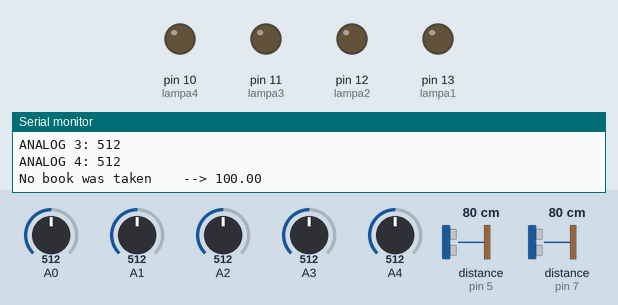
This sketch was run on a simulated Arduino Uno, built with avr-gcc and run on an emulated ATmega328P. Shown: output pins drawn as LEDs (lit = HIGH), the last lines printed to the serial monitor. Wiring (inferred from the names in the program): 2 × ultrasonic range finder: trigger pin 4, echo pin 5 / trigger pin 6, echo pin 7. Inputs (shaded band) come from the test bench; at power-on: A0 = 512, A1 = 512, A2 = 512, A3 = 512, A4 = 512, distance to the obstacle (sensors on pin 5, pin 7) 80 cm. The echo pulse lasts 58.3 µs per cm; pins used as bus, display or sensor lines are not drawn.

Above: at 2.8 s.
2.9 s: A0 set to 368
4.4 s: A0 set to 350
At 52.81 s:
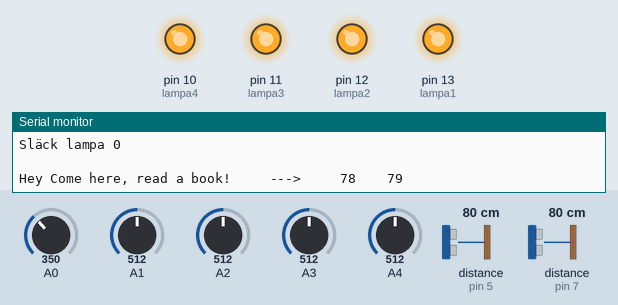
Timing chart, 0 to 54.2 s (numbered marks = the images above; inputs shaded):
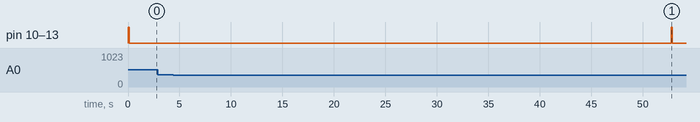

Measured:
- the behaviour switches between 351 and 350 on A0 (found by bisection; images 0 and 1)
- after the input at 2.9 s, every drawn part: stays the same

The sketch:

physProject.ino
```cpp
/*
* Ultrasonic Sensor HC-SR04 and Arduino Tutorial
*
* Crated by Dejan Nedelkovski,
* www.HowToMechatronics.com
*
*/
//DISTANCE
// defines pins numbers
const int trigPin = 6;
const int echoPin = 7;
const int trigPin2 = 4;
const int echoPin2 = 5;

const int lampa1 = 13;
const int lampa2 = 12;
const int lampa3 = 11;
const int lampa4 = 10;
int ledLight[5] = { 0,lampa1, lampa2, lampa3, lampa4};
// Save up starting values from diods
int spotValue[4];

// defines variables
long duration;
int distance;
long duration2;
int distance2;

int blinks = 0;
int i;
int blinkDelay = 1;

int callDist = 300;
int talkDist = 150;
int patience= 200;


//resistance
int sensorValue =0;
int analogPin0= 0;
void setup() {
pinMode(trigPin, OUTPUT); // Sets the trigPin as an Output
pinMode(echoPin, INPUT); // Sets the echoPin as an Input
pinMode(trigPin2, OUTPUT); // Sets the trigPin as an Output
pinMode(echoPin2, INPUT); // Sets the echoPin as an Input

pinMode(lampa1, OUTPUT);
pinMode(lampa2, OUTPUT);
pinMode(lampa3, OUTPUT);
pinMode(lampa4, OUTPUT);


for(int i = 1; i < 5 ; i++) {
  spotValue[i] = analogRead(i);
  digitalWrite(ledLight[i], HIGH);

}

Serial.begin(9600); // Starts the serial communication
}

void loop() {
// Clears the trigPin1   **********************************
digitalWrite(trigPin, LOW);
delayMicroseconds(2);

// Sets the trigPin on HIGH state for 10 micro seconds
digitalWrite(trigPin, HIGH);
//delayMicroseconds(10);
digitalWrite(trigPin, LOW);

// Reads the echoPin, returns the sound wave travel time in microseconds
duration = pulseIn(echoPin, HIGH);

// Calculating the distance
distance= duration*0.034/2;

// Clears the trigPin2    **********************************
digitalWrite(trigPin2, LOW);
delayMicroseconds(2);

// Sets the trigPin on HIGH state for 10 micro seconds
digitalWrite(trigPin2, HIGH);
delayMicroseconds(10);
digitalWrite(trigPin2, LOW);

// Reads the echoPin, returns the sound wave travel time in microseconds
duration2 = pulseIn(echoPin2, HIGH);

// Calculating the distance
distance2= duration2*0.034/2;

// Prints the distance on the Serial Monitor
if (distance < callDist || distance2 < callDist){
      Serial.print("Hey Come here, read a book!     --->     ");

        digitalWrite(lampa1, HIGH);   // turn the LED on (HIGH is the voltage level)
        digitalWrite(lampa2, HIGH);
        digitalWrite(lampa3, HIGH);
        digitalWrite(lampa4, HIGH);
        delay(100);                       // wait for a second
        digitalWrite(lampa1, LOW);
        digitalWrite(lampa2, LOW);
        digitalWrite(lampa3, LOW);
        digitalWrite(lampa4, LOW);

      Serial.print(distance);
      Serial.print("    ");
      Serial.println(distance2);
      delay(patience);

      if (distance < talkDist || distance2 < talkDist) {
        Serial.print("Fun! Grab a book and I'll talk about it! ");
      Serial.print(distance);
      Serial.print("    ");
      Serial.println(distance2);
      delay(patience);

      //        LIGHTS                 **********************************           LIGHTS
      for(i = 0; i < blinks ; i++){
        digitalWrite(lampa2, HIGH);   // turn the LED on (HIGH is the voltage level)
        delay(1000);                       // wait for a second
        digitalWrite(lampa2, LOW);
      }

      //        BOOKS                   *********************************           BOOKS

      //timer for loop, until it looks at distance again
      uint32_t period = 5 * 10000L;       // 1 minutes

      for( uint32_t tStart = millis();  (millis()-tStart) < period;  ){

          //Resistance
          delay(1500);
          sensorValue = analogRead(0);

            // Convert the analog reading (which goes from 0 - 1023) to a voltage (0 - 5V):
            float voltage = sensorValue * (3.5 / 1024.0);

            float I = voltage / 100;
            float VRx = 3.5 - voltage;
            float Rx = VRx / I;
            Rx = (3.5 - voltage) / I;


            Serial.println(" ");
            Serial.print(Rx);
            Serial.println(" Ohms");
            Serial.print("ANALOG 1: ");
            Serial.println(analogRead(1));
            Serial.print("ANALOG 2: ");
            Serial.println(analogRead(2));
            Serial.print("ANALOG 3: ");
            Serial.println(analogRead(3));
            Serial.print("ANALOG 4: ");
            Serial.println(analogRead(4));

            delay(100);

          //What book was taken   **************************************
         if (Rx < 192) {
            Serial.print("No book was taken    --> ");
            Serial.println(Rx);
            delay(1000);

          } else if (Rx > 191){   // Delay to stabalize values
              delay(1000);

              //if book is taken, from what spot
              int max = 0;
              int testValue = 0;
              int spot = 0;
              for(int i = 1; i < 5 ; i++) {
                testValue = spotValue[i] - analogRead(i);
                 if(testValue > max) {
                  max = testValue;
                  spot = i;
                  }
                }

                digitalWrite(ledLight[spot], LOW);

               Serial.print("Släck lampa ");
               Serial.println(spot);

              if ( Rx > 206) {
                Serial.print("HUNDTJUVEN    --> ");
                Serial.print(Rx);
                Serial.print("    ");
                Serial.println(analogRead(1));
                tStart = millis();       // restart timer


              } else if (205 < Rx && Rx < 213) {
                Serial.print("SNURRAN    --> ");
                Serial.print(Rx);
                Serial.print("    ");
                Serial.println(analogRead(2));
                tStart = millis();       // restart timer
                }

              } else if (199 < Rx && Rx < 206) {
                Serial.print("HUS ÄR GOTT    --> ");
                Serial.print(Rx);
                Serial.print("    ");
                Serial.println(analogRead(3));
                tStart = millis();       // restart timer

              } else if (200 > Rx) {
                Serial.print("KATTRESAN    --> ");
                Serial.print(Rx);
                Serial.print("    ");
                Serial.println(analogRead(4));
                tStart = millis();       // restart timer
              }
          }
      }
  /*
    start 165                         170.18          163.92
  1   (100) 216-219   bok 4           210-211.30      203.86---200-206      197-->
  2   (150) 185 bok 3-4 mer 3         192-194.25      179.78 -191-196       188-->
  3   (180) 181-187,6 bok 3           194-198.54      182.09---184-188:45   181-->
  4  (220) 182,87 bok 2??             190.81-201      190.91-----178-180    175-->


    181-186
  1 100-->  520     220
  2 140 --> 518     210.67
  3 180 --> 505     202-204
  4 220 --> 504     198.5


  */
    }
      Serial.println(" ");
}
```
